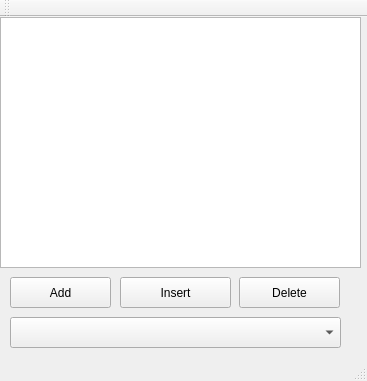
<?xml version="1.0" encoding="UTF-8"?>
<ui version="4.0">
 <class>ModelViewProgramming</class>
 <widget class="QMainWindow" name="ModelViewProgramming">
  <property name="geometry">
   <rect>
    <x>0</x>
    <y>0</y>
    <width>367</width>
    <height>381</height>
   </rect>
  </property>
  <property name="windowTitle">
   <string>ModelViewProgramming</string>
  </property>
  <widget class="QWidget" name="centralWidget">
   <widget class="QListView" name="listView">
    <property name="geometry">
     <rect>
      <x>0</x>
      <y>0</y>
      <width>361</width>
      <height>251</height>
     </rect>
    </property>
   </widget>
   <widget class="QPushButton" name="Add">
    <property name="geometry">
     <rect>
      <x>10</x>
      <y>260</y>
      <width>101</width>
      <height>31</height>
     </rect>
    </property>
    <property name="text">
     <string>Add</string>
    </property>
   </widget>
   <widget class="QPushButton" name="Insert">
    <property name="geometry">
     <rect>
      <x>120</x>
      <y>260</y>
      <width>111</width>
      <height>31</height>
     </rect>
    </property>
    <property name="text">
     <string>Insert</string>
    </property>
   </widget>
   <widget class="QPushButton" name="Delete">
    <property name="geometry">
     <rect>
      <x>239</x>
      <y>260</y>
      <width>101</width>
      <height>31</height>
     </rect>
    </property>
    <property name="text">
     <string>Delete</string>
    </property>
   </widget>
   <widget class="QComboBox" name="comboBox">
    <property name="geometry">
     <rect>
      <x>10</x>
      <y>300</y>
      <width>331</width>
      <height>31</height>
     </rect>
    </property>
   </widget>
  </widget>
  <widget class="QMenuBar" name="menuBar">
   <property name="geometry">
    <rect>
     <x>0</x>
     <y>0</y>
     <width>367</width>
     <height>20</height>
    </rect>
   </property>
  </widget>
  <widget class="QToolBar" name="mainToolBar">
   <attribute name="toolBarArea">
    <enum>TopToolBarArea</enum>
   </attribute>
   <attribute name="toolBarBreak">
    <bool>false</bool>
   </attribute>
  </widget>
  <widget class="QStatusBar" name="statusBar"/>
 </widget>
 <layoutdefault spacing="6" margin="11"/>
 <resources/>
 <connections/>
</ui>
